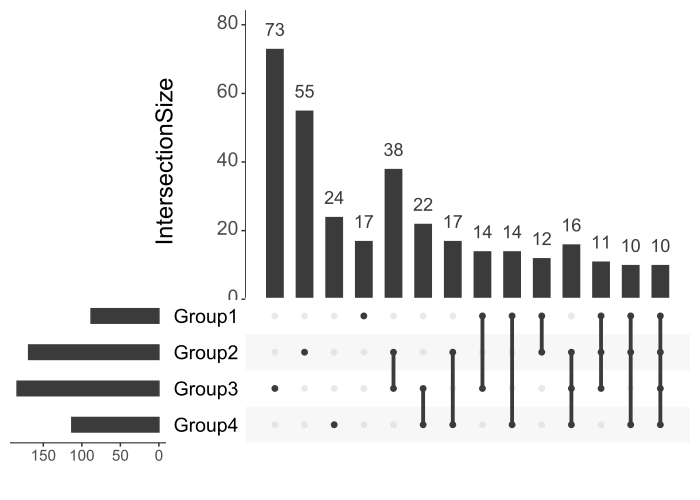

R code for this plot:
setwd("D:/Microbiome/Combine/4Groups")

library(openxlsx)
library(grid)
library(futile.logger)
library(VennDiagram)
library(UpSetR)
library(dplyr)
library(tidyr)
require(ggplot2)
require(plyr)
require(gridExtra) 
require(grid)


data<-read.table("../mpa_table.xls",header=T,sep="\t")
dim(data)
data[1:4,1:4]
colnames(data)<-gsub("X","",colnames(data))


phenotype<-read.table("../mat_manhattan_pcoa_Group4.xls",header=T,sep="\t")
dim(phenotype)
head(phenotype)

G1<-as.vector(phenotype[phenotype$Group=="G4",]$sample)
length(G1)
n1<-data[,G1]
dim(n1)
rownames(n1)<-as.vector(rownames(data))
n1[1:4,1:4]
n2<-n1[rowSums(n1)!=0,]
n2[1:4,1:4]

s1<-rownames(n2)
s2<-rownames(n2)
s3<-rownames(n2)
s4<-rownames(n2)


length(s1);length(s2);length(s3);length(s4)

venn.diagram(list(Group1=s1,
Group2=s2,Group3=s3,Group4=s4),
width = 1300,height = 1300,
fill=c("red","green","blue","purple"), 
alpha=c(0.5,0.5,0.5,0.5), 
filename="Group1234_veen.tiff")

input <- c(
  'Group1' = length(s1),
  'Group2' = length(s2),
  'Group3' = length(s3),
  'Group4' = length(s4),
  'Group1&Group2' = length(intersect(s1,s2)),
  'Group1&Group3' = length(intersect(s1,s3)),
  'Group1&Group4' = length(intersect(s1,s4)),
  'Group2&Group3' = length(intersect(s2,s3)),
  'Group2&Group4' = length(intersect(s2,s4)),
  'Group3&Group4' = length(intersect(s3,s4)),
  'Group1&Group2&Group3' = length(intersect(intersect(s1,s2),s3)),
  'Group1&Group2&Group4' = length(intersect(intersect(s1,s2),s4)),
  'Group2&Group3&Group4' = length(intersect(intersect(s2,s3),s4)),
  'Group1&Group2&Group3&Group4' = length(intersect(intersect(intersect(s1,s2),s3),s4))
)

data <- fromExpression(input)

pdf("upset.pdf",height=5,width=7)
upset(data, nsets = 9, 
            sets = c('Group4','Group3',
                     'Group2' ,'Group1'),
            keep.order = TRUE, 
            point.size = 2, 
            line.size = 1.3, 
            mainbar.y.label = "IntersectionSize", 
            sets.x.label = "",
            mb.ratio = c(0.60, 0.40),
            text.scale = c(2, 2,2, 1.5,2, 2))
dev.off()
